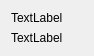
<?xml version="1.0" encoding="UTF-8"?>
<ui version="4.0">
 <class>VerticalInfoWidget</class>
 <widget class="QFrame" name="VerticalInfoWidget">
  <property name="geometry">
   <rect>
    <x>0</x>
    <y>0</y>
    <width>94</width>
    <height>54</height>
   </rect>
  </property>
  <property name="windowTitle">
   <string>Frame</string>
  </property>
  <layout class="QVBoxLayout" name="verticalLayout">
   <item>
    <widget class="QLabel" name="label">
     <property name="text">
      <string>TextLabel</string>
     </property>
    </widget>
   </item>
   <item>
    <widget class="QLabel" name="label_2">
     <property name="text">
      <string>TextLabel</string>
     </property>
    </widget>
   </item>
  </layout>
 </widget>
 <resources/>
 <connections/>
</ui>
